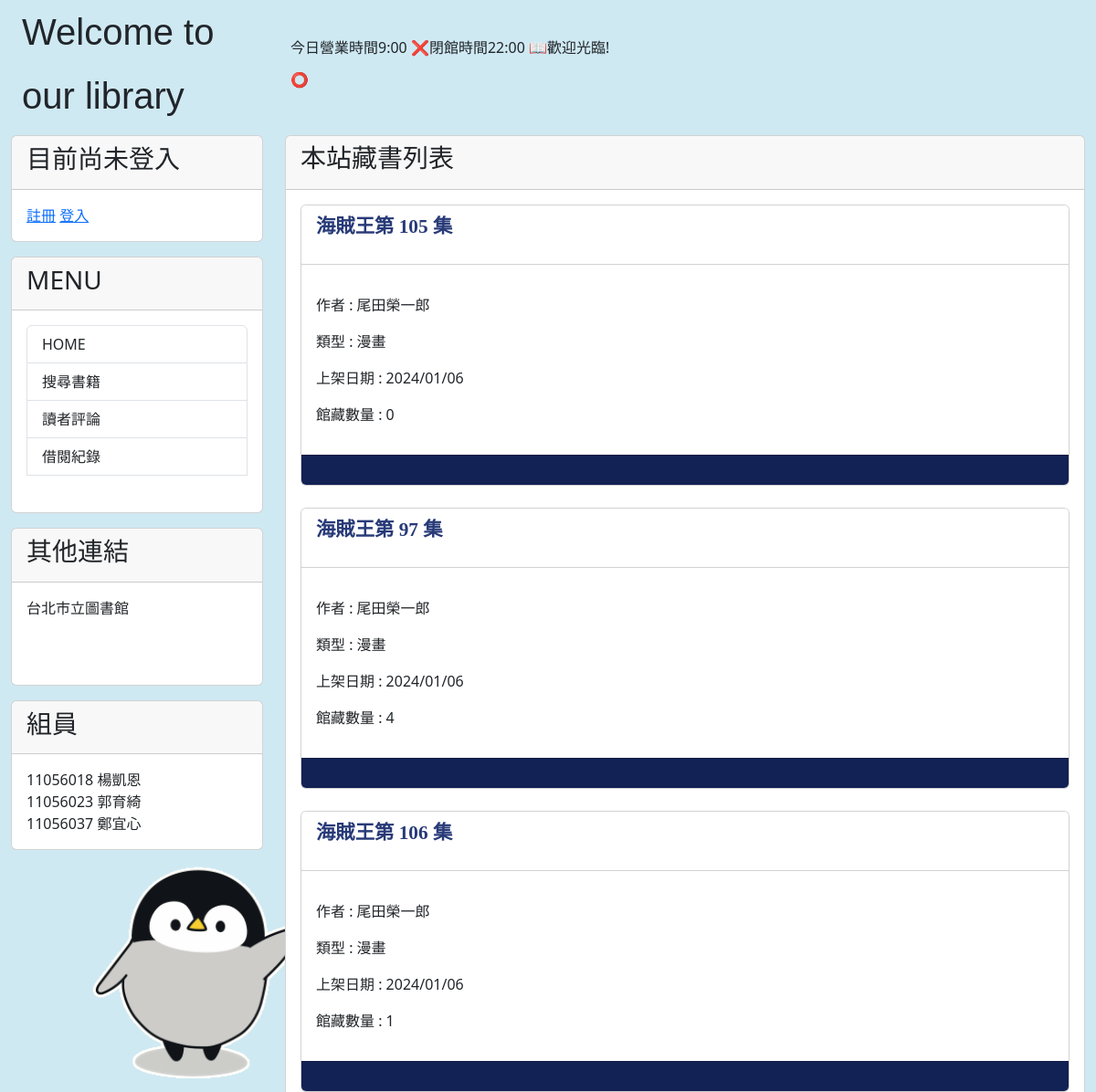
/ (upper part), run on an earlier commit of the app's database.
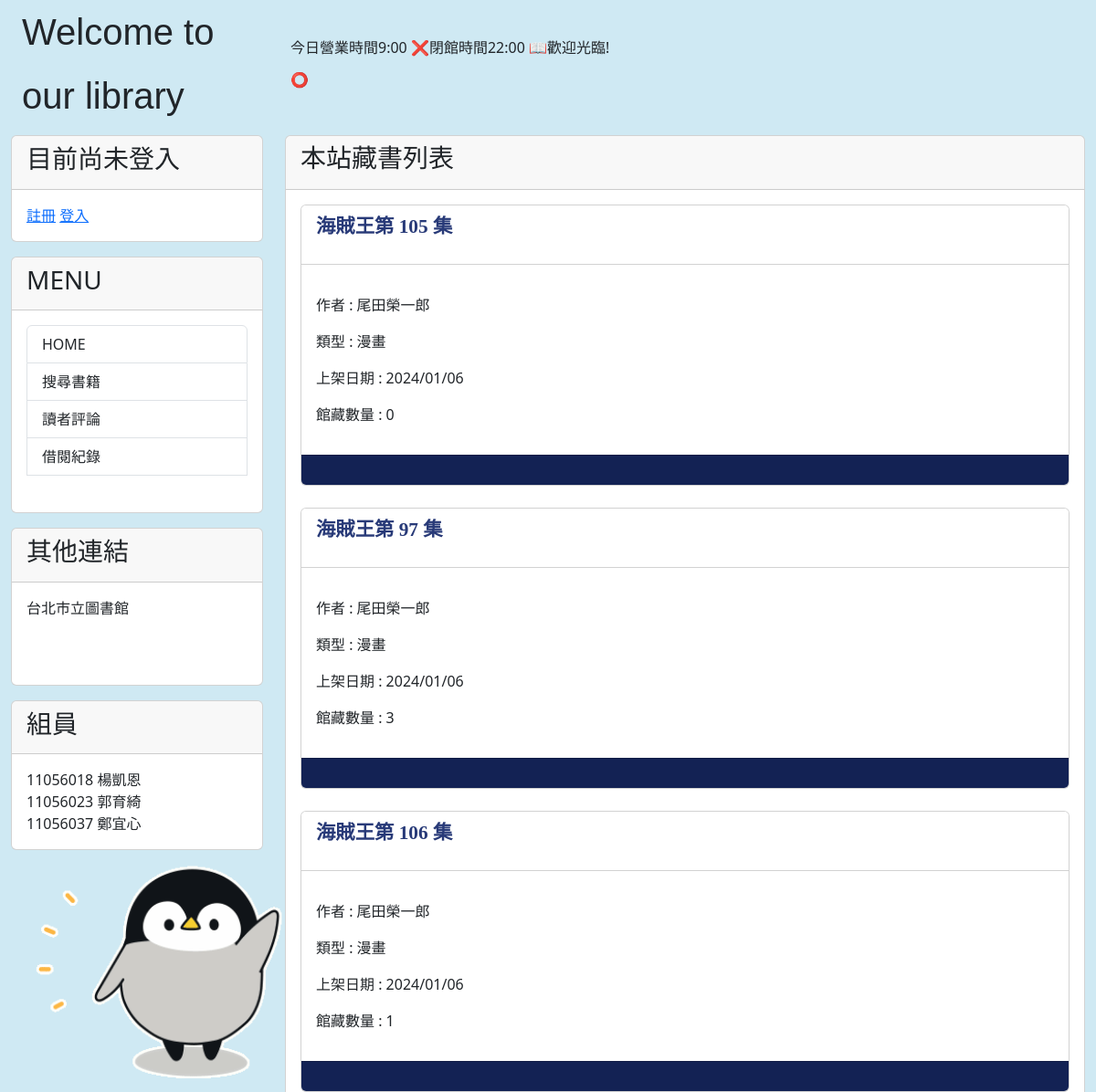
And on a later commit of the database.
### mytext/models.py (models this page shows, shortened)
class Post(models.Model):
    GENRE_CHOICES = (
        ('童話', '童話'),
        ('漫畫', '漫畫'),
    )
    title = models.CharField(max_length=200)
    slug = models.CharField(max_length=200)
    genre = models.CharField(max_length=200, choices=GENRE_CHOICES)
    author = models.CharField(max_length=50)
    condition = models.TextField()
    quantity = models.IntegerField()
    body = models.TextField()
    pub_date = models.DateTimeField(auto_now_add=True)
    class Meta:
        ordering = ('-pub_date',)

### mytext/views.py (the view)
# urls.py: path('',mv.homepage, name='homepage'),
def homepage(request):
    posts = Post.objects.all()
    now = datetime.now()
    if request.user.is_authenticated:
        user_name = request.user.username
    else:
        user_name="未登入"
    return render(request ,'index.html', locals())

### mytext/templates/index.html (shortened to what this page needs)
{% extends "base.html" %}
{% block headmessage%} <h3 style='font-family:標楷體;'>本站藏書列表</a> {% endblock headmessage %}
{% block content%}
{% for post in posts %}
<div class='card'>
    <div class='card-header' style='background-color:#ffffff'>
            <p style='font-family:微軟正黑體;font-size:16pt;font-weight:bold;'>
                <a href='/post/{{post.slug}}' style="text-decoration:none; color:#283a78" >{{ post.title }}</a>
            </p>
    </div>
    <div class='card-body' style='background-color:#ffffff'>
        <p>
            <p>作者 : {{post.author}}</p>
            <p>類型 : {{post.genre}}</p>
            <p>上架日期 : {{ post.pub_date | date:"Y/m/d"}}</p>
            <p>館藏數量 : {{post.quantity}}</p>
        </p>
    </div>
    <div class='card-footer'  style='background-color:#132254'>
    </div>
</div>
<br>
{% endfor %}
{% endblock %}

What changed in the data, as far as the page shows it:
changed Post "海賊王第 97 集": quantity "4" → "3"
